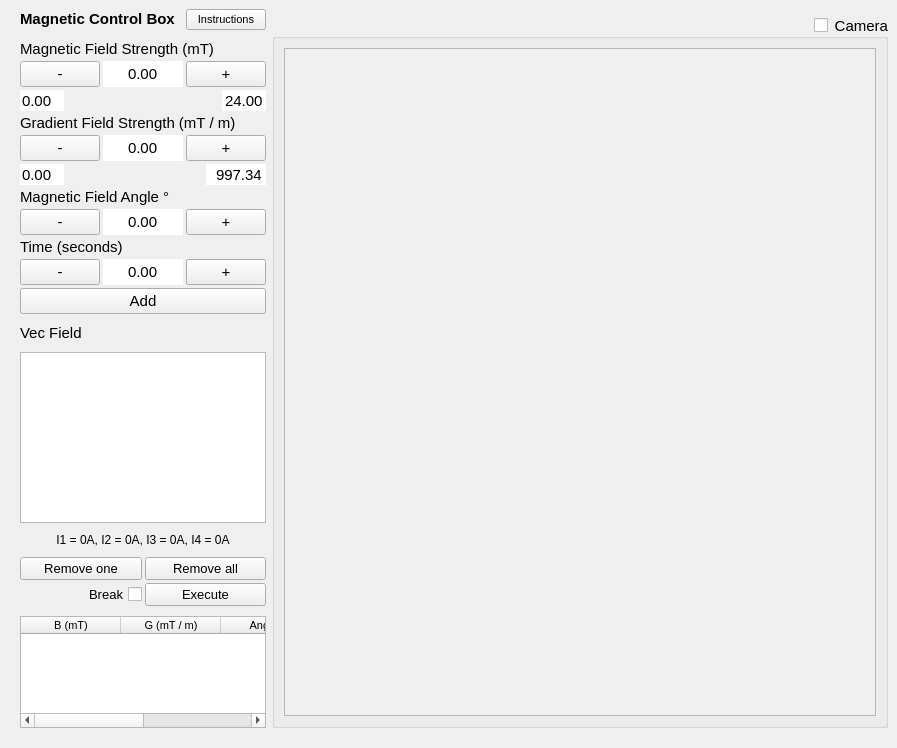
<?xml version="1.0" encoding="UTF-8"?>
<ui version="4.0">
 <class>MainWindow</class>
 <widget class="QMainWindow" name="MainWindow">
  <property name="geometry">
   <rect>
    <x>0</x>
    <y>0</y>
    <width>897</width>
    <height>748</height>
   </rect>
  </property>
  <property name="windowTitle">
   <string>MainWindow</string>
  </property>
  <property name="tabShape">
   <enum>QTabWidget::Rounded</enum>
  </property>
  <widget class="QWidget" name="centralwidget">
   <layout class="QGridLayout" name="gridLayout" columnstretch="1,3">
    <property name="leftMargin">
     <number>20</number>
    </property>
    <property name="bottomMargin">
     <number>20</number>
    </property>
    <item row="0" column="0" rowspan="2">
     <layout class="QVBoxLayout" name="verticalLayout_2" stretch="0,0,2,0,1">
      <property name="spacing">
       <number>10</number>
      </property>
      <item>
       <layout class="QHBoxLayout" name="horizontalLayout_2">
        <item>
         <widget class="QLabel" name="label_9">
          <property name="sizePolicy">
           <sizepolicy hsizetype="MinimumExpanding" vsizetype="Maximum">
            <horstretch>1</horstretch>
            <verstretch>1</verstretch>
           </sizepolicy>
          </property>
          <property name="font">
           <font>
            <pointsize>11</pointsize>
            <weight>75</weight>
            <bold>true</bold>
           </font>
          </property>
          <property name="text">
           <string>Magnetic Control Box</string>
          </property>
          <property name="alignment">
           <set>Qt::AlignLeading|Qt::AlignLeft|Qt::AlignVCenter</set>
          </property>
         </widget>
        </item>
        <item>
         <widget class="QPushButton" name="InstructionsButton">
          <property name="sizePolicy">
           <sizepolicy hsizetype="Fixed" vsizetype="Fixed">
            <horstretch>0</horstretch>
            <verstretch>0</verstretch>
           </sizepolicy>
          </property>
          <property name="font">
           <font>
            <pointsize>8</pointsize>
           </font>
          </property>
          <property name="layoutDirection">
           <enum>Qt::RightToLeft</enum>
          </property>
          <property name="text">
           <string notr="true">Instructions</string>
          </property>
         </widget>
        </item>
       </layout>
      </item>
      <item>
       <layout class="QGridLayout" name="gridLayout_6" rowstretch="1,0,0,0,0,0,0,0,0,0,0" columnstretch="1,0,0">
        <property name="spacing">
         <number>3</number>
        </property>
        <item row="5" column="2">
         <widget class="QDoubleSpinBox" name="MaxG">
          <property name="sizePolicy">
           <sizepolicy hsizetype="Fixed" vsizetype="Fixed">
            <horstretch>0</horstretch>
            <verstretch>0</verstretch>
           </sizepolicy>
          </property>
          <property name="font">
           <font>
            <pointsize>11</pointsize>
           </font>
          </property>
          <property name="layoutDirection">
           <enum>Qt::RightToLeft</enum>
          </property>
          <property name="frame">
           <bool>false</bool>
          </property>
          <property name="alignment">
           <set>Qt::AlignRight|Qt::AlignTrailing|Qt::AlignVCenter</set>
          </property>
          <property name="readOnly">
           <bool>true</bool>
          </property>
          <property name="buttonSymbols">
           <enum>QAbstractSpinBox::NoButtons</enum>
          </property>
          <property name="maximum">
           <double>1000.000000000000000</double>
          </property>
          <property name="value">
           <double>997.340000000000032</double>
          </property>
         </widget>
        </item>
        <item row="4" column="2">
         <widget class="QPushButton" name="pushButton_6">
          <property name="sizePolicy">
           <sizepolicy hsizetype="MinimumExpanding" vsizetype="Expanding">
            <horstretch>1</horstretch>
            <verstretch>2</verstretch>
           </sizepolicy>
          </property>
          <property name="font">
           <font>
            <pointsize>11</pointsize>
           </font>
          </property>
          <property name="text">
           <string>+</string>
          </property>
         </widget>
        </item>
        <item row="4" column="1">
         <widget class="QDoubleSpinBox" name="G_spinbox">
          <property name="sizePolicy">
           <sizepolicy hsizetype="MinimumExpanding" vsizetype="Expanding">
            <horstretch>1</horstretch>
            <verstretch>2</verstretch>
           </sizepolicy>
          </property>
          <property name="font">
           <font>
            <pointsize>11</pointsize>
           </font>
          </property>
          <property name="mouseTracking">
           <bool>false</bool>
          </property>
          <property name="tabletTracking">
           <bool>false</bool>
          </property>
          <property name="focusPolicy">
           <enum>Qt::WheelFocus</enum>
          </property>
          <property name="layoutDirection">
           <enum>Qt::LeftToRight</enum>
          </property>
          <property name="autoFillBackground">
           <bool>false</bool>
          </property>
          <property name="wrapping">
           <bool>false</bool>
          </property>
          <property name="frame">
           <bool>false</bool>
          </property>
          <property name="alignment">
           <set>Qt::AlignCenter</set>
          </property>
          <property name="buttonSymbols">
           <enum>QAbstractSpinBox::NoButtons</enum>
          </property>
          <property name="accelerated">
           <bool>false</bool>
          </property>
          <property name="showGroupSeparator" stdset="0">
           <bool>false</bool>
          </property>
          <property name="maximum">
           <double>997.340000000000032</double>
          </property>
         </widget>
        </item>
        <item row="5" column="0">
         <widget class="QDoubleSpinBox" name="MinG">
          <property name="sizePolicy">
           <sizepolicy hsizetype="Fixed" vsizetype="Fixed">
            <horstretch>0</horstretch>
            <verstretch>0</verstretch>
           </sizepolicy>
          </property>
          <property name="font">
           <font>
            <pointsize>11</pointsize>
           </font>
          </property>
          <property name="frame">
           <bool>false</bool>
          </property>
          <property name="readOnly">
           <bool>true</bool>
          </property>
          <property name="buttonSymbols">
           <enum>QAbstractSpinBox::NoButtons</enum>
          </property>
         </widget>
        </item>
        <item row="4" column="0">
         <widget class="QPushButton" name="pushButton_5">
          <property name="sizePolicy">
           <sizepolicy hsizetype="MinimumExpanding" vsizetype="Expanding">
            <horstretch>1</horstretch>
            <verstretch>2</verstretch>
           </sizepolicy>
          </property>
          <property name="font">
           <font>
            <pointsize>11</pointsize>
           </font>
          </property>
          <property name="text">
           <string>-</string>
          </property>
         </widget>
        </item>
        <item row="2" column="0">
         <widget class="QDoubleSpinBox" name="MinB">
          <property name="sizePolicy">
           <sizepolicy hsizetype="Fixed" vsizetype="Fixed">
            <horstretch>0</horstretch>
            <verstretch>0</verstretch>
           </sizepolicy>
          </property>
          <property name="font">
           <font>
            <pointsize>11</pointsize>
           </font>
          </property>
          <property name="frame">
           <bool>false</bool>
          </property>
          <property name="readOnly">
           <bool>true</bool>
          </property>
          <property name="buttonSymbols">
           <enum>QAbstractSpinBox::NoButtons</enum>
          </property>
         </widget>
        </item>
        <item row="1" column="0">
         <widget class="QPushButton" name="pushButton_8">
          <property name="sizePolicy">
           <sizepolicy hsizetype="MinimumExpanding" vsizetype="Expanding">
            <horstretch>1</horstretch>
            <verstretch>2</verstretch>
           </sizepolicy>
          </property>
          <property name="font">
           <font>
            <pointsize>11</pointsize>
           </font>
          </property>
          <property name="text">
           <string>-</string>
          </property>
         </widget>
        </item>
        <item row="1" column="1">
         <widget class="QDoubleSpinBox" name="B_spinbox">
          <property name="sizePolicy">
           <sizepolicy hsizetype="MinimumExpanding" vsizetype="Expanding">
            <horstretch>1</horstretch>
            <verstretch>2</verstretch>
           </sizepolicy>
          </property>
          <property name="font">
           <font>
            <pointsize>11</pointsize>
           </font>
          </property>
          <property name="mouseTracking">
           <bool>false</bool>
          </property>
          <property name="tabletTracking">
           <bool>false</bool>
          </property>
          <property name="focusPolicy">
           <enum>Qt::WheelFocus</enum>
          </property>
          <property name="layoutDirection">
           <enum>Qt::LeftToRight</enum>
          </property>
          <property name="wrapping">
           <bool>false</bool>
          </property>
          <property name="frame">
           <bool>false</bool>
          </property>
          <property name="alignment">
           <set>Qt::AlignCenter</set>
          </property>
          <property name="readOnly">
           <bool>false</bool>
          </property>
          <property name="buttonSymbols">
           <enum>QAbstractSpinBox::NoButtons</enum>
          </property>
          <property name="accelerated">
           <bool>false</bool>
          </property>
          <property name="showGroupSeparator" stdset="0">
           <bool>true</bool>
          </property>
          <property name="maximum">
           <double>24.000000000000000</double>
          </property>
         </widget>
        </item>
        <item row="1" column="2">
         <widget class="QPushButton" name="pushButton_7">
          <property name="sizePolicy">
           <sizepolicy hsizetype="MinimumExpanding" vsizetype="Expanding">
            <horstretch>1</horstretch>
            <verstretch>2</verstretch>
           </sizepolicy>
          </property>
          <property name="font">
           <font>
            <pointsize>11</pointsize>
           </font>
          </property>
          <property name="text">
           <string>+</string>
          </property>
         </widget>
        </item>
        <item row="2" column="2">
         <widget class="QDoubleSpinBox" name="MaxB">
          <property name="sizePolicy">
           <sizepolicy hsizetype="Fixed" vsizetype="Fixed">
            <horstretch>0</horstretch>
            <verstretch>0</verstretch>
           </sizepolicy>
          </property>
          <property name="font">
           <font>
            <pointsize>11</pointsize>
           </font>
          </property>
          <property name="layoutDirection">
           <enum>Qt::RightToLeft</enum>
          </property>
          <property name="frame">
           <bool>false</bool>
          </property>
          <property name="alignment">
           <set>Qt::AlignRight|Qt::AlignTrailing|Qt::AlignVCenter</set>
          </property>
          <property name="readOnly">
           <bool>true</bool>
          </property>
          <property name="buttonSymbols">
           <enum>QAbstractSpinBox::NoButtons</enum>
          </property>
          <property name="value">
           <double>24.000000000000000</double>
          </property>
         </widget>
        </item>
        <item row="3" column="0" colspan="3">
         <widget class="QLabel" name="label_5">
          <property name="sizePolicy">
           <sizepolicy hsizetype="MinimumExpanding" vsizetype="Maximum">
            <horstretch>1</horstretch>
            <verstretch>1</verstretch>
           </sizepolicy>
          </property>
          <property name="font">
           <font>
            <pointsize>11</pointsize>
           </font>
          </property>
          <property name="text">
           <string>Gradient Field Strength (mT / m)</string>
          </property>
          <property name="alignment">
           <set>Qt::AlignLeading|Qt::AlignLeft|Qt::AlignVCenter</set>
          </property>
         </widget>
        </item>
        <item row="7" column="1">
         <widget class="QDoubleSpinBox" name="theta_spinbox">
          <property name="sizePolicy">
           <sizepolicy hsizetype="MinimumExpanding" vsizetype="Expanding">
            <horstretch>1</horstretch>
            <verstretch>2</verstretch>
           </sizepolicy>
          </property>
          <property name="font">
           <font>
            <pointsize>11</pointsize>
           </font>
          </property>
          <property name="mouseTracking">
           <bool>false</bool>
          </property>
          <property name="tabletTracking">
           <bool>false</bool>
          </property>
          <property name="focusPolicy">
           <enum>Qt::WheelFocus</enum>
          </property>
          <property name="layoutDirection">
           <enum>Qt::LeftToRight</enum>
          </property>
          <property name="autoFillBackground">
           <bool>false</bool>
          </property>
          <property name="wrapping">
           <bool>true</bool>
          </property>
          <property name="frame">
           <bool>false</bool>
          </property>
          <property name="alignment">
           <set>Qt::AlignCenter</set>
          </property>
          <property name="buttonSymbols">
           <enum>QAbstractSpinBox::NoButtons</enum>
          </property>
          <property name="accelerated">
           <bool>false</bool>
          </property>
          <property name="showGroupSeparator" stdset="0">
           <bool>false</bool>
          </property>
          <property name="maximum">
           <double>359.000000000000000</double>
          </property>
          <property name="singleStep">
           <double>15.000000000000000</double>
          </property>
         </widget>
        </item>
        <item row="7" column="2">
         <widget class="QPushButton" name="pushButton_9">
          <property name="sizePolicy">
           <sizepolicy hsizetype="MinimumExpanding" vsizetype="Expanding">
            <horstretch>1</horstretch>
            <verstretch>2</verstretch>
           </sizepolicy>
          </property>
          <property name="font">
           <font>
            <pointsize>11</pointsize>
           </font>
          </property>
          <property name="text">
           <string>+</string>
          </property>
         </widget>
        </item>
        <item row="9" column="2">
         <widget class="QPushButton" name="pushButton_11">
          <property name="sizePolicy">
           <sizepolicy hsizetype="MinimumExpanding" vsizetype="Expanding">
            <horstretch>1</horstretch>
            <verstretch>2</verstretch>
           </sizepolicy>
          </property>
          <property name="font">
           <font>
            <pointsize>11</pointsize>
           </font>
          </property>
          <property name="text">
           <string>+</string>
          </property>
         </widget>
        </item>
        <item row="7" column="0">
         <widget class="QPushButton" name="pushButton_10">
          <property name="sizePolicy">
           <sizepolicy hsizetype="MinimumExpanding" vsizetype="Expanding">
            <horstretch>1</horstretch>
            <verstretch>2</verstretch>
           </sizepolicy>
          </property>
          <property name="font">
           <font>
            <pointsize>11</pointsize>
           </font>
          </property>
          <property name="text">
           <string>-</string>
          </property>
         </widget>
        </item>
        <item row="9" column="1">
         <widget class="QDoubleSpinBox" name="time_spinbox">
          <property name="sizePolicy">
           <sizepolicy hsizetype="MinimumExpanding" vsizetype="Expanding">
            <horstretch>1</horstretch>
            <verstretch>2</verstretch>
           </sizepolicy>
          </property>
          <property name="font">
           <font>
            <pointsize>11</pointsize>
           </font>
          </property>
          <property name="mouseTracking">
           <bool>false</bool>
          </property>
          <property name="tabletTracking">
           <bool>false</bool>
          </property>
          <property name="focusPolicy">
           <enum>Qt::WheelFocus</enum>
          </property>
          <property name="layoutDirection">
           <enum>Qt::LeftToRight</enum>
          </property>
          <property name="autoFillBackground">
           <bool>false</bool>
          </property>
          <property name="wrapping">
           <bool>false</bool>
          </property>
          <property name="frame">
           <bool>false</bool>
          </property>
          <property name="alignment">
           <set>Qt::AlignCenter</set>
          </property>
          <property name="buttonSymbols">
           <enum>QAbstractSpinBox::NoButtons</enum>
          </property>
          <property name="accelerated">
           <bool>false</bool>
          </property>
          <property name="showGroupSeparator" stdset="0">
           <bool>false</bool>
          </property>
          <property name="singleStep">
           <double>0.250000000000000</double>
          </property>
         </widget>
        </item>
        <item row="6" column="0" colspan="3">
         <widget class="QLabel" name="label_7">
          <property name="sizePolicy">
           <sizepolicy hsizetype="MinimumExpanding" vsizetype="Maximum">
            <horstretch>1</horstretch>
            <verstretch>1</verstretch>
           </sizepolicy>
          </property>
          <property name="font">
           <font>
            <pointsize>11</pointsize>
           </font>
          </property>
          <property name="text">
           <string>Magnetic Field Angle °</string>
          </property>
          <property name="alignment">
           <set>Qt::AlignLeading|Qt::AlignLeft|Qt::AlignVCenter</set>
          </property>
         </widget>
        </item>
        <item row="8" column="0" colspan="3">
         <widget class="QLabel" name="label_10">
          <property name="sizePolicy">
           <sizepolicy hsizetype="MinimumExpanding" vsizetype="Maximum">
            <horstretch>1</horstretch>
            <verstretch>1</verstretch>
           </sizepolicy>
          </property>
          <property name="font">
           <font>
            <pointsize>11</pointsize>
           </font>
          </property>
          <property name="text">
           <string>Time (seconds)</string>
          </property>
          <property name="alignment">
           <set>Qt::AlignLeading|Qt::AlignLeft|Qt::AlignVCenter</set>
          </property>
         </widget>
        </item>
        <item row="0" column="0" colspan="3">
         <widget class="QLabel" name="label_6">
          <property name="sizePolicy">
           <sizepolicy hsizetype="MinimumExpanding" vsizetype="Maximum">
            <horstretch>1</horstretch>
            <verstretch>1</verstretch>
           </sizepolicy>
          </property>
          <property name="font">
           <font>
            <pointsize>11</pointsize>
           </font>
          </property>
          <property name="text">
           <string>Magnetic Field Strength (mT)</string>
          </property>
          <property name="alignment">
           <set>Qt::AlignLeading|Qt::AlignLeft|Qt::AlignVCenter</set>
          </property>
         </widget>
        </item>
        <item row="10" column="0" colspan="3">
         <widget class="QPushButton" name="AddButton">
          <property name="sizePolicy">
           <sizepolicy hsizetype="MinimumExpanding" vsizetype="Minimum">
            <horstretch>0</horstretch>
            <verstretch>0</verstretch>
           </sizepolicy>
          </property>
          <property name="font">
           <font>
            <pointsize>11</pointsize>
           </font>
          </property>
          <property name="text">
           <string>Add</string>
          </property>
         </widget>
        </item>
        <item row="9" column="0">
         <widget class="QPushButton" name="pushButton_12">
          <property name="sizePolicy">
           <sizepolicy hsizetype="MinimumExpanding" vsizetype="Expanding">
            <horstretch>1</horstretch>
            <verstretch>2</verstretch>
           </sizepolicy>
          </property>
          <property name="font">
           <font>
            <pointsize>11</pointsize>
           </font>
          </property>
          <property name="text">
           <string>-</string>
          </property>
         </widget>
        </item>
       </layout>
      </item>
      <item>
       <layout class="QGridLayout" name="gridLayout_2">
        <item row="2" column="0">
         <widget class="QLabel" name="CurrentsLabel">
          <property name="sizePolicy">
           <sizepolicy hsizetype="Minimum" vsizetype="Minimum">
            <horstretch>0</horstretch>
            <verstretch>0</verstretch>
           </sizepolicy>
          </property>
          <property name="text">
           <string>I1 = 0A, I2 = 0A, I3 = 0A, I4 = 0A</string>
          </property>
          <property name="alignment">
           <set>Qt::AlignCenter</set>
          </property>
         </widget>
        </item>
        <item row="1" column="0">
         <widget class="QGraphicsView" name="VecView">
          <property name="sizePolicy">
           <sizepolicy hsizetype="Expanding" vsizetype="Expanding">
            <horstretch>2</horstretch>
            <verstretch>2</verstretch>
           </sizepolicy>
          </property>
         </widget>
        </item>
        <item row="0" column="0">
         <widget class="QLabel" name="label_8">
          <property name="sizePolicy">
           <sizepolicy hsizetype="Minimum" vsizetype="Minimum">
            <horstretch>0</horstretch>
            <verstretch>0</verstretch>
           </sizepolicy>
          </property>
          <property name="text">
           <string>&lt;html&gt;&lt;head/&gt;&lt;body&gt;&lt;p&gt;&lt;span style=&quot; font-size:11pt;&quot;&gt;Vec Field&lt;/span&gt;&lt;/p&gt;&lt;/body&gt;&lt;/html&gt;</string>
          </property>
         </widget>
        </item>
       </layout>
      </item>
      <item>
       <layout class="QGridLayout" name="gridLayout_5" rowstretch="1,1" columnstretch="1,1">
        <property name="spacing">
         <number>3</number>
        </property>
        <item row="1" column="1">
         <widget class="QPushButton" name="ExecuteButton">
          <property name="sizePolicy">
           <sizepolicy hsizetype="MinimumExpanding" vsizetype="Minimum">
            <horstretch>0</horstretch>
            <verstretch>0</verstretch>
           </sizepolicy>
          </property>
          <property name="font">
           <font>
            <pointsize>10</pointsize>
           </font>
          </property>
          <property name="text">
           <string>Execute</string>
          </property>
         </widget>
        </item>
        <item row="0" column="0">
         <widget class="QPushButton" name="RemoveOneButton">
          <property name="sizePolicy">
           <sizepolicy hsizetype="MinimumExpanding" vsizetype="Minimum">
            <horstretch>0</horstretch>
            <verstretch>0</verstretch>
           </sizepolicy>
          </property>
          <property name="font">
           <font>
            <pointsize>10</pointsize>
           </font>
          </property>
          <property name="text">
           <string>Remove one</string>
          </property>
         </widget>
        </item>
        <item row="0" column="1">
         <widget class="QPushButton" name="RemoveAllButton">
          <property name="sizePolicy">
           <sizepolicy hsizetype="MinimumExpanding" vsizetype="Minimum">
            <horstretch>0</horstretch>
            <verstretch>0</verstretch>
           </sizepolicy>
          </property>
          <property name="font">
           <font>
            <pointsize>10</pointsize>
           </font>
          </property>
          <property name="text">
           <string>Remove all</string>
          </property>
         </widget>
        </item>
        <item row="1" column="0">
         <widget class="QCheckBox" name="PauseButton">
          <property name="sizePolicy">
           <sizepolicy hsizetype="MinimumExpanding" vsizetype="Minimum">
            <horstretch>0</horstretch>
            <verstretch>0</verstretch>
           </sizepolicy>
          </property>
          <property name="font">
           <font>
            <pointsize>10</pointsize>
           </font>
          </property>
          <property name="layoutDirection">
           <enum>Qt::RightToLeft</enum>
          </property>
          <property name="text">
           <string>Break</string>
          </property>
         </widget>
        </item>
       </layout>
      </item>
      <item>
       <widget class="QTableWidget" name="CommandsBox">
        <property name="horizontalScrollBarPolicy">
         <enum>Qt::ScrollBarAsNeeded</enum>
        </property>
        <property name="sizeAdjustPolicy">
         <enum>QAbstractScrollArea::AdjustToContents</enum>
        </property>
        <column>
         <property name="text">
          <string>B (mT)</string>
         </property>
         <property name="font">
          <font>
           <family>Segoe UI</family>
           <pointsize>8</pointsize>
          </font>
         </property>
         <property name="textAlignment">
          <set>AlignCenter</set>
         </property>
        </column>
        <column>
         <property name="text">
          <string>G (mT / m)</string>
         </property>
         <property name="font">
          <font>
           <pointsize>8</pointsize>
          </font>
         </property>
         <property name="textAlignment">
          <set>AlignCenter</set>
         </property>
        </column>
        <column>
         <property name="text">
          <string>Angle (°)</string>
         </property>
         <property name="font">
          <font>
           <pointsize>8</pointsize>
          </font>
         </property>
         <property name="textAlignment">
          <set>AlignCenter</set>
         </property>
        </column>
        <column>
         <property name="text">
          <string>Time (s)</string>
         </property>
         <property name="font">
          <font>
           <pointsize>8</pointsize>
          </font>
         </property>
         <property name="textAlignment">
          <set>AlignCenter</set>
         </property>
        </column>
       </widget>
      </item>
     </layout>
    </item>
    <item row="1" column="1">
     <widget class="QGroupBox" name="CameraCheckbox">
      <property name="font">
       <font>
        <pointsize>11</pointsize>
       </font>
      </property>
      <property name="title">
       <string>Camera</string>
      </property>
      <property name="alignment">
       <set>Qt::AlignRight|Qt::AlignTrailing|Qt::AlignVCenter</set>
      </property>
      <property name="checkable">
       <bool>true</bool>
      </property>
      <property name="checked">
       <bool>false</bool>
      </property>
      <layout class="QGridLayout" name="gridLayout_3">
       <item row="0" column="0">
        <widget class="QGraphicsView" name="CamView">
         <property name="sizePolicy">
          <sizepolicy hsizetype="Expanding" vsizetype="Expanding">
           <horstretch>2</horstretch>
           <verstretch>2</verstretch>
          </sizepolicy>
         </property>
        </widget>
       </item>
      </layout>
     </widget>
    </item>
   </layout>
  </widget>
 </widget>
 <resources/>
 <connections>
  <connection>
   <sender>pushButton_7</sender>
   <signal>clicked()</signal>
   <receiver>B_spinbox</receiver>
   <slot>stepUp()</slot>
   <hints>
    <hint type="sourcelabel">
     <x>261</x>
     <y>92</y>
    </hint>
    <hint type="destinationlabel">
     <x>180</x>
     <y>92</y>
    </hint>
   </hints>
  </connection>
  <connection>
   <sender>pushButton_8</sender>
   <signal>clicked()</signal>
   <receiver>B_spinbox</receiver>
   <slot>stepDown()</slot>
   <hints>
    <hint type="sourcelabel">
     <x>70</x>
     <y>87</y>
    </hint>
    <hint type="destinationlabel">
     <x>180</x>
     <y>92</y>
    </hint>
   </hints>
  </connection>
  <connection>
   <sender>pushButton_6</sender>
   <signal>clicked()</signal>
   <receiver>G_spinbox</receiver>
   <slot>stepUp()</slot>
   <hints>
    <hint type="sourcelabel">
     <x>261</x>
     <y>192</y>
    </hint>
    <hint type="destinationlabel">
     <x>180</x>
     <y>192</y>
    </hint>
   </hints>
  </connection>
  <connection>
   <sender>pushButton_5</sender>
   <signal>clicked()</signal>
   <receiver>G_spinbox</receiver>
   <slot>stepDown()</slot>
   <hints>
    <hint type="sourcelabel">
     <x>99</x>
     <y>192</y>
    </hint>
    <hint type="destinationlabel">
     <x>180</x>
     <y>192</y>
    </hint>
   </hints>
  </connection>
  <connection>
   <sender>pushButton_9</sender>
   <signal>clicked()</signal>
   <receiver>theta_spinbox</receiver>
   <slot>stepUp()</slot>
   <hints>
    <hint type="sourcelabel">
     <x>223</x>
     <y>277</y>
    </hint>
    <hint type="destinationlabel">
     <x>129</x>
     <y>273</y>
    </hint>
   </hints>
  </connection>
  <connection>
   <sender>pushButton_10</sender>
   <signal>clicked()</signal>
   <receiver>theta_spinbox</receiver>
   <slot>stepDown()</slot>
   <hints>
    <hint type="sourcelabel">
     <x>56</x>
     <y>273</y>
    </hint>
    <hint type="destinationlabel">
     <x>135</x>
     <y>278</y>
    </hint>
   </hints>
  </connection>
  <connection>
   <sender>pushButton_11</sender>
   <signal>clicked()</signal>
   <receiver>time_spinbox</receiver>
   <slot>stepUp()</slot>
   <hints>
    <hint type="sourcelabel">
     <x>212</x>
     <y>333</y>
    </hint>
    <hint type="destinationlabel">
     <x>115</x>
     <y>334</y>
    </hint>
   </hints>
  </connection>
  <connection>
   <sender>pushButton_12</sender>
   <signal>clicked()</signal>
   <receiver>time_spinbox</receiver>
   <slot>stepDown()</slot>
   <hints>
    <hint type="sourcelabel">
     <x>82</x>
     <y>326</y>
    </hint>
    <hint type="destinationlabel">
     <x>135</x>
     <y>326</y>
    </hint>
   </hints>
  </connection>
 </connections>
</ui>
